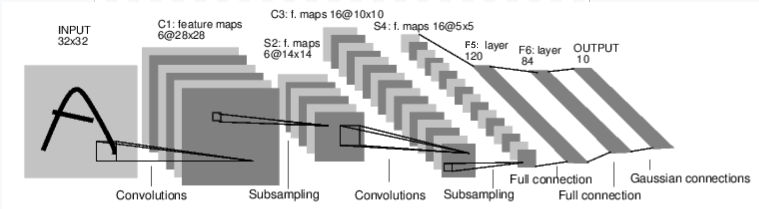
#> input picture computer_vision/images/mnist.png, 759 x 209 px
$ jupyter execute learning.ipynb
#> lines starting #> are read from the running program, lines starting #| are printed output that depends on the picture
[cell 1]
import pandas as pd
import numpy as np
import cv2
import matplotlib.pyplot as plt

[cell 2]
image = cv2.imread('./images/mnist.png')
#> image is the input picture: shape (209, 759, 3); mean B, G, R 214.2, 214.2, 214.2

[cell 3]
blur = cv2.GaussianBlur(image, (5, 5), 0)
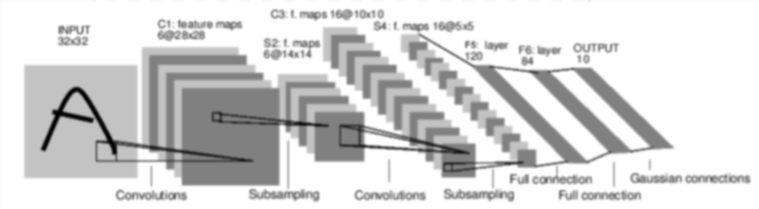
#> blur: shape (209, 759, 3); mean B, G, R 214.2, 214.2, 214.2
